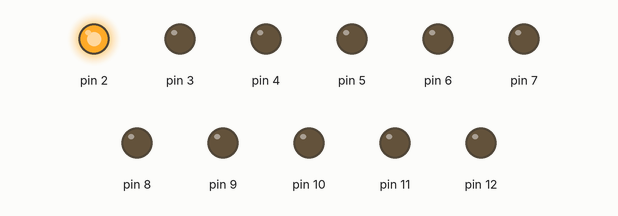
This sketch was run on a simulated Arduino Uno, built with avr-gcc and run on an emulated ATmega328P. Shown: output pins drawn as LEDs (lit = HIGH).

Above: at 0.2 s.
At 0.7 s:
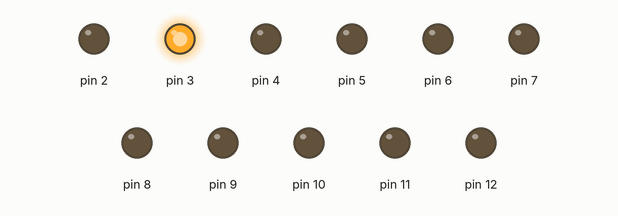
At 1.2 s:
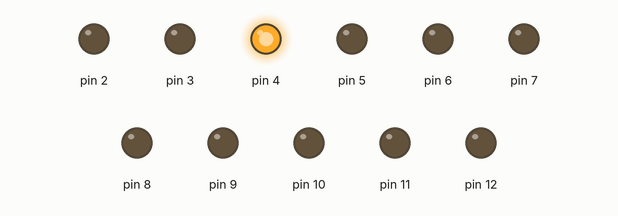
At 2.7 s:
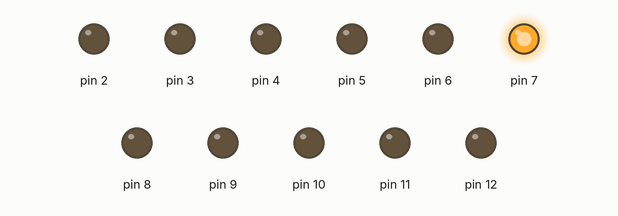
At 4.2 s:
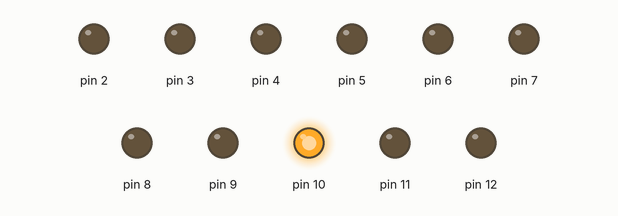
At 5.5 s:
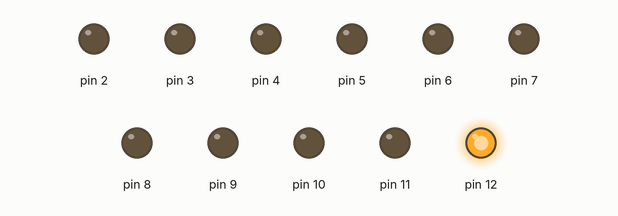
Timing chart, 0 to 7.8 s (numbered marks = the images above):
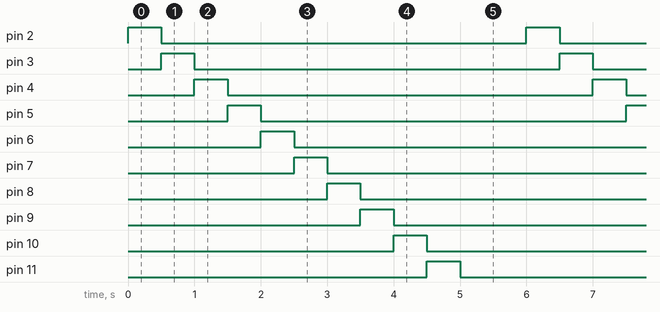

The sketch:

lab_exercise_1.1.ino
```cpp
// C++ code
//
void setup()
{
  for(int i = 2; i <= 12; i++){
    pinMode (i, OUTPUT);
  }
}
    void loop () {

    for(int i = 2; i <= 12; i++){
      digitalWrite(i, HIGH);
      delay(500);
      digitalWrite(i, LOW);
    }
     for(int i = 12; i >= 12; i--){
      digitalWrite(i, HIGH);
      delay(500);
      digitalWrite(i, LOW);
     }
    }
```

Measured:
- by itself, pin 2–11: alternates HIGH for 0.50 s and LOW for 5.5 s
- by itself, pin 12: alternates HIGH for 1.0 s and LOW for 5.0 s
- by itself, everything shown: repeats every 6.0 s, in 12 steps
